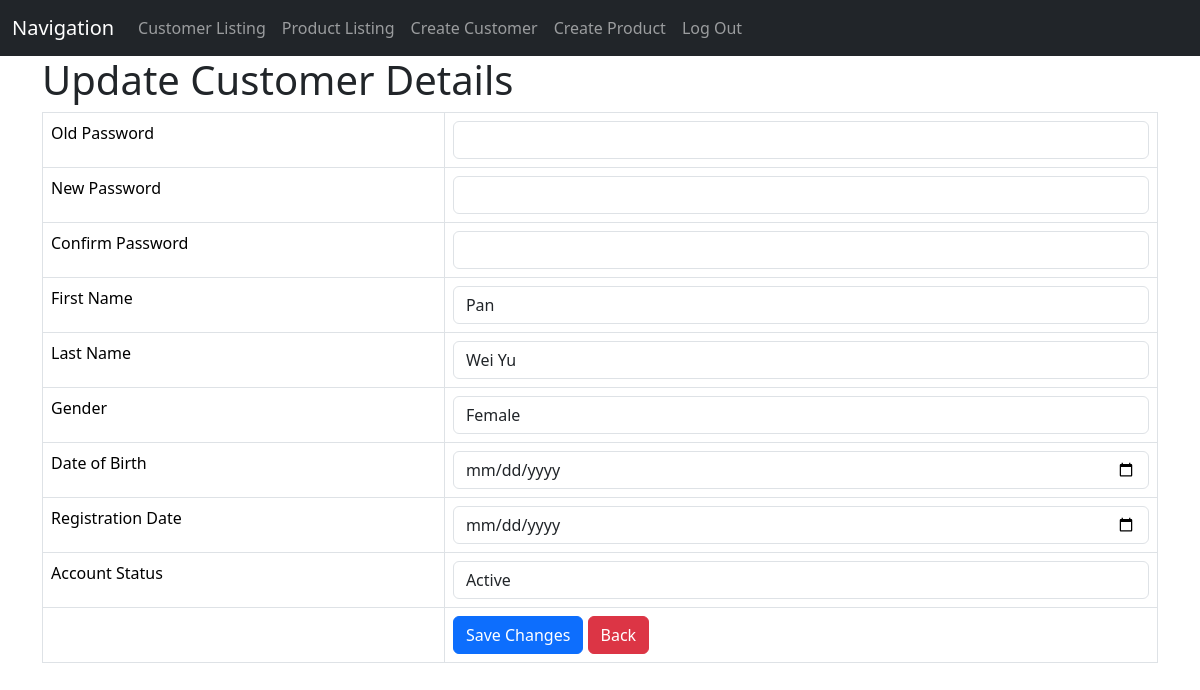
The app's page /customer_update.php?id=pqq@gmail.com with its own data.
### tables this page shows
CREATE TABLE IF NOT EXISTS `customers` (
  `user_name` varchar(50) NOT NULL,
  `password` varchar(20) NOT NULL,
  `firstname` varchar(30) NOT NULL,
  `lastname` varchar(30) NOT NULL,
  `gender` varchar(8) NOT NULL,
  `dateofbirth` datetime NOT NULL,
  `registrationdate` datetime NOT NULL,
  `accountstatus` varchar(15) NOT NULL,
  PRIMARY KEY (`user_name`)
);

### customer_update.php (the view, shortened to what this page needs)
<!DOCTYPE HTML>
<html>
<head>
    <link href="https://cdn.jsdelivr.net/npm/bootstrap@5.3.3/dist/css/bootstrap.min.css" rel="stylesheet">
</head>
<body>
    <nav class="navbar navbar-expand-lg navbar-dark bg-dark">
        <div class="container-fluid">
            <a class="navbar-brand" href="#">Navigation</a>
            <div class="collapse navbar-collapse" id="navbarNav">
                <ul class="navbar-nav">
                    <li class="nav-item"><a class="nav-link" href="customer_listing.php">Customer Listing</a></li>
                    <li class="nav-item"><a class="nav-link" href="product_listing.php">Product Listing</a></li>
                    <li class="nav-item"><a class="nav-link" href="customer_create.php">Create Customer</a></li>
                    <li class="nav-item"><a class="nav-link" href="product_create.php">Create Product</a></li>
                    <li class="nav-item"><a class="nav-link" href="log_out.php">Log Out</a></li>
                </ul>
            </div>
        </div>
    </nav>
    <div class="container">
        <div class="page-header">
            <h1>Update Customer Details</h1>
        </div>
        <?php
        include 'config/database.php';
        $user_name = isset($_GET['id']) ? $_GET['id'] : die('<div class="alert alert-danger">ERROR: Record ID not found.</div>');
        try {
            $query = "SELECT * FROM customers WHERE user_name = ? LIMIT 1";
            $stmt = $con->prepare($query);
            $stmt->bindParam(1, $user_name);
            $stmt->execute();
            $row = $stmt->fetch(PDO::FETCH_ASSOC);
            $firstname = $row['firstname'];
            $lastname = $row['lastname'];
            $gender = $row['gender'];
            $dateofbirth = $row['dateofbirth'];
            $registrationdate = $row['registrationdate'];
            $accountstatus = $row['accountstatus'];
        } catch (PDOException $exception) {
            die('<div class="alert alert-danger">ERROR: ' . $exception->getMessage() . '</div>');
        }
        ?>
        <form action="<?php echo htmlspecialchars($_SERVER["PHP_SELF"] . "?id={$user_name}"); ?>" method="post">
            <table class='table table-hover table-responsive table-bordered'>
                <tr>
                    <td>Old Password</td>
                    <td><input type='password' name='old_password' class='form-control' /></td>
                </tr>
                <tr>
                    <td>New Password</td>
                    <td><input type='password' name='new_password' class='form-control' /></td>
                </tr>
                <tr>
                    <td>Confirm Password</td>
                    <td><input type='password' name='confirm_password' class='form-control' /></td>
                </tr>
                <tr>
                    <td>First Name</td>
                    <td><input type='text' name='firstname' value="<?php echo htmlspecialchars($firstname); ?>" class='form-control' required /></td>
                </tr>
                <tr>
                    <td>Last Name</td>
                    <td><input type='text' name='lastname' value="<?php echo htmlspecialchars($lastname); ?>" class='form-control' required /></td>
                </tr>
                <tr>
                    <td>Gender</td>
                    <td><select name='gender' class='form-control'>
                            <option value='Female' <?php echo ($gender == 'Female') ? "selected" : ""; ?>>Female</option>
                        </select></td>
                </tr>
                <tr>
                    <td>Date of Birth</td>
                    <td><input type='date' name='dateofbirth' value="<?php echo htmlspecialchars($dateofbirth); ?>" class='form-control' required /></td>
                </tr>
                <tr>
                    <td>Registration Date</td>
                    <td><input type='date' name='registrationdate' value="<?php echo htmlspecialchars($registrationdate); ?>" class='form-control' required /></td>
                </tr>
                <tr>
                    <td>Account Status</td>
                    <td><select name='accountstatus' class='form-control' require>
                            <option value='Active' <?php echo ($accountstatus == 'Active') ? "selected" : ""; ?>>Active</option>
                        </select></td>
                </tr>
                <tr>
                    <td></td>
                    <td><input type='submit' value='Save Changes' class='btn btn-primary' />
                        <a href='customer_listing.php' class='btn btn-danger'>Back</a>
                    </td>
                </tr>
            </table>
        </form>
    </div>
</body>
</html>

### records on screen
customers: firstname "Pan", lastname "Wei Yu", gender "Female", accountstatus "Active"
